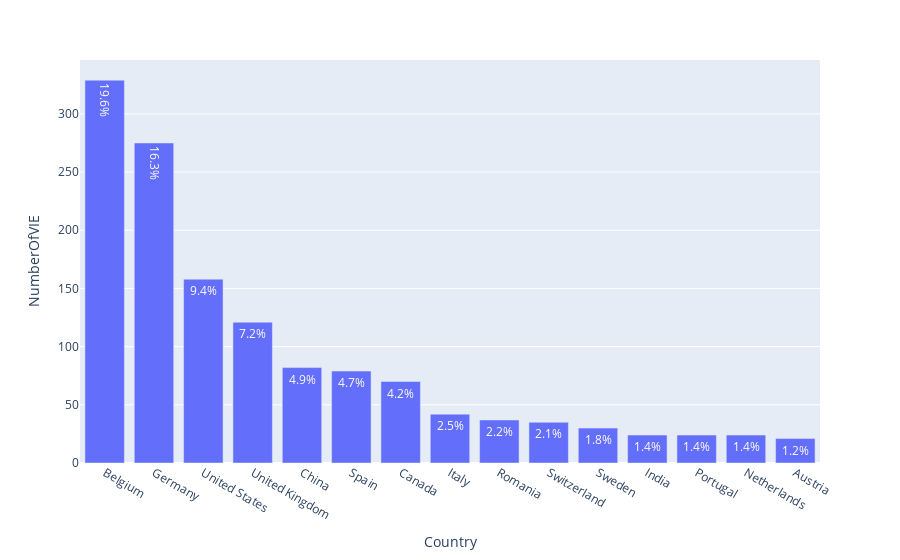

Write notebook code for a chart like this one.
### Code cell
import plotly.graph_objects as go
import plotly.express as px
import pandas as pd

world = go.Figure(data=go.Choropleth(
    locations = df_country.index,
    z = df_country['NumberOfVIE'],
    text = df_country['Country'],
    colorscale = 'Burg',
    autocolorscale=False,
    reversescale=False,
    marker_line_color='darkgray',
    marker_line_width=0.5,
    colorbar_title = 'Number of VIE',
))

df_country.sort_values('NumberOfVIE', ascending=False, inplace=True)
fig = px.bar(df_country.head(15), x='Country', y='NumberOfVIE', text=df_country['PercentOfVIE'].head(15).astype(str)+'%')

world.show()
fig.show()
df_country['PercentOfVIE'].head(15).sum()

### Figure 1 — Plotly figure (JSON) as saved in the notebook; plotly's stock layout.template omitted (floating-point values rounded to 4 significant figures)
{"data": [{"alignmentgroup": "True", "hoverlabel": {"namelength": 0}, "hovertemplate": "Country=%{x}<br>NumberOfVIE=%{y}<br>text=%{text}", "legendgroup": "", "marker": {"color": "#636efa"}, "name": "", "offsetgroup": "", "orientation": "v", "showlegend": false, "text": ["19.6%", "16.3%", "9.4%", "7.2%", "4.9%", "4.7%", "4.2%", "2.5%", "2.2%", "2.1%", "1.8%", "1.4%", "1.4%", "1.4%", "1.2%"], "textposition": "auto", "type": "bar", "x": ["Belgium", "Germany", "United States", "United Kingdom", "China", "Spain", "Canada", "Italy", "Romania", "Switzerland", "Sweden", "India", "Portugal", "Netherlands", "Austria"], "xaxis": "x", "y": [329, 275, 158, 121, 82, 79, 70, 42, 37, 35, 30, 24, 24, 24, 21], "yaxis": "y"}], "layout": {"barmode": "relative", "legend": {"tracegroupgap": 0}, "margin": {"t": 60}, "xaxis": {"anchor": "y", "domain": [0, 1], "title": {"text": "Country"}}, "yaxis": {"anchor": "x", "domain": [0, 1], "title": {"text": "NumberOfVIE"}}}}
